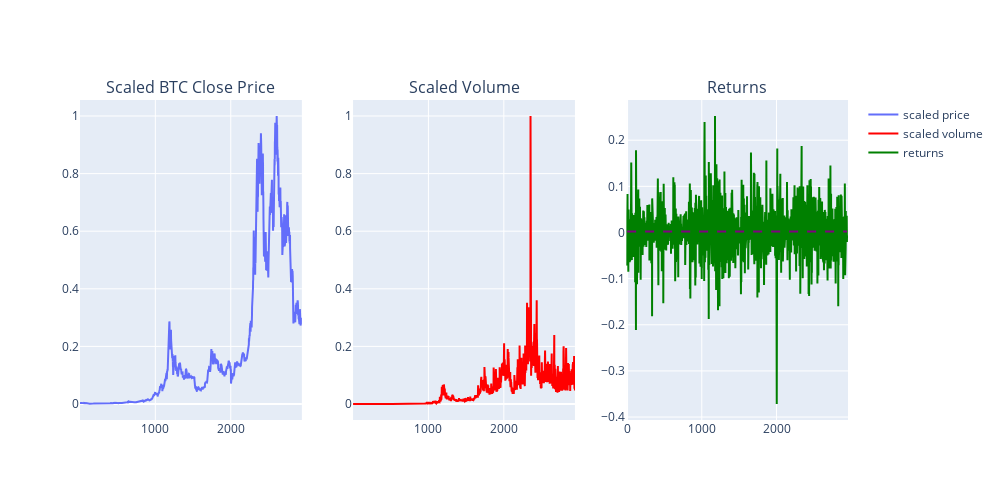

The code cell stored with this chart in its notebook:
### Code cell
fig = make_subplots(rows=1, cols=3, subplot_titles=("Scaled BTC Close Price", "Scaled Volume", "Returns"))

fig.add_trace(go.Scatter(x=df_train.index, y=train_data[:, df_train.columns.get_loc("btc_close")], name='scaled price'), row=1, col=1)
fig.add_trace(go.Scatter(x=df_train.index, y=train_data[:, df_train.columns.get_loc("volume")], name='scaled volume', line=dict(color='red')), row=1, col=2)
fig.add_trace(go.Scatter(x=df_train.index, y=train_data[:, df_train.columns.get_loc("returns")], name='returns', line=dict(color='green')), row=1, col=3)
fig.add_shape(type='line', x0=df_train.index[0], y0=df_train['returns'].mean(), x1=df_train.index[-1], y1=df_train['returns'].mean(),
              line=dict(color='purple', width=2, dash='dash'), row=1, col=3)
fig.update_layout(height=500, width=1000, showlegend=True)
fig.write_image("scaled_stats.png")
fig.show()

### Figure 1 — Plotly figure (JSON) as saved in the notebook; plotly's stock layout.template omitted (floating-point values rounded to 4 significant figures; data arrays with more than 128 entries replaced by an {"elided": "..."} marker saying what was removed)
{"data": [{"name": "scaled price", "type": "scatter", "x": {"elided": "2943 int values"}, "xaxis": "x", "y": {"elided": "2943 float values"}, "yaxis": "y"}, {"line": {"color": "red"}, "name": "scaled volume", "type": "scatter", "x": {"elided": "2943 int values"}, "xaxis": "x2", "y": {"elided": "2943 float values"}, "yaxis": "y2"}, {"line": {"color": "green"}, "name": "returns", "type": "scatter", "x": {"elided": "2943 int values"}, "xaxis": "x3", "y": {"elided": "2943 float values"}, "yaxis": "y3"}], "layout": {"annotations": [{"font": {"size": 16}, "showarrow": false, "text": "Scaled BTC Close Price", "x": 0.1444, "xanchor": "center", "xref": "paper", "y": 1, "yanchor": "bottom", "yref": "paper"}, {"font": {"size": 16}, "showarrow": false, "text": "Scaled Volume", "x": 0.5, "xanchor": "center", "xref": "paper", "y": 1, "yanchor": "bottom", "yref": "paper"}, {"font": {"size": 16}, "showarrow": false, "text": "Returns", "x": 0.8556, "xanchor": "center", "xref": "paper", "y": 1, "yanchor": "bottom", "yref": "paper"}], "height": 500, "shapes": [{"line": {"color": "purple", "dash": "dash", "width": 2}, "type": "line", "x0": 1, "x1": 2943, "xref": "x3", "y0": 0.002026, "y1": 0.002026, "yref": "y3"}], "showlegend": true, "width": 1000, "xaxis": {"anchor": "y", "domain": [0, 0.2889]}, "xaxis2": {"anchor": "y2", "domain": [0.3556, 0.6444]}, "xaxis3": {"anchor": "y3", "domain": [0.7111, 1]}, "yaxis": {"anchor": "x", "domain": [0, 1]}, "yaxis2": {"anchor": "x2", "domain": [0, 1]}, "yaxis3": {"anchor": "x3", "domain": [0, 1]}}}
